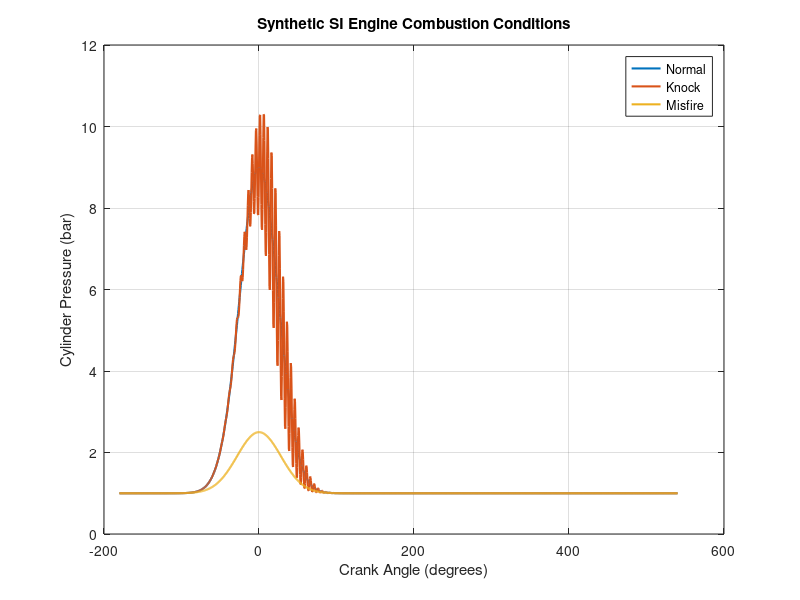

Reproduce this figure in MATLAB.
clear;
clc;

% Crank angle
CA = -180:0.5:540;

% Normal combustion
P_normal = 1 + 8*exp(-((CA)/35).^2);

% Knock combustion
knock_signal = 2*sin(2*pi*CA/5).* ...
    exp(-((CA-20)/30).^2);

P_knock = P_normal + knock_signal;

% Misfire combustion
P_misfire = 1 + 1.5*exp(-((CA)/40).^2);

% Plot
figure;

plot(CA,P_normal,'LineWidth',1.5);
hold on;

plot(CA,P_knock,'LineWidth',1.5);

plot(CA,P_misfire,'LineWidth',1.5);

xlabel('Crank Angle (degrees)');
ylabel('Cylinder Pressure (bar)');

legend('Normal','Knock','Misfire');

title('Synthetic SI Engine Combustion Conditions');

grid on;
